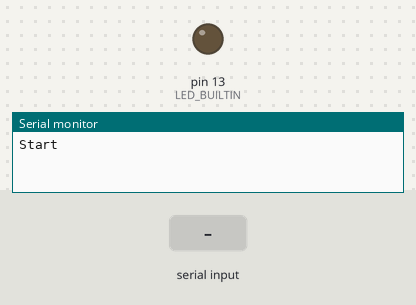
The sketch below on a simulated Arduino Mega 2560, built with avr-gcc and run on an emulated ATmega2560. Shown: output pins drawn as LEDs (lit = HIGH), the last lines printed to the serial monitor. The test bench sets the inputs (shaded band).

Above: at 1.2 s.
1.3 s: "1\n" received over the second serial link
At 2.5 s:
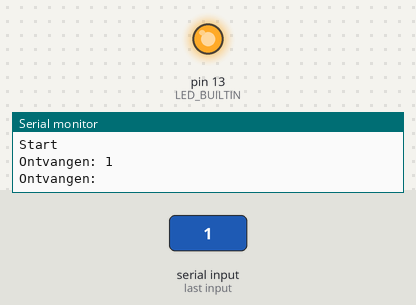
2.8 s: "0\n" received over the second serial link
At 3.6 s:
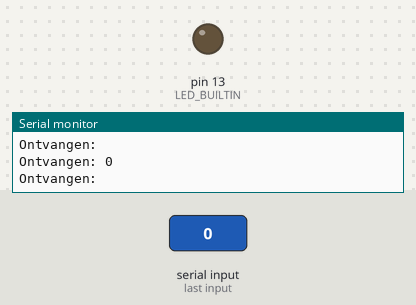
Timing chart, 0 to 5.8 s (numbered marks = the images above; inputs shaded):
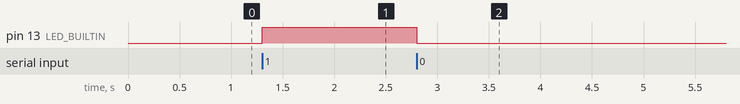

The sketch:

draadloze-communicatie-poc.ino
```cpp
// Draadloze communicatie proof of concept: HC-08 (BLE) op Serial1 van de Nano Every
// Smartphone -> Arduino: commando's  1 = LED aan, 0 = LED uit, ? = status opvragen
// Arduino -> smartphone: antwoord op elk commando + elke 2 s een statusbericht

const unsigned long STATUS_INTERVAL = 2000;
unsigned long lastStatus = 0;
unsigned long messageCount = 0;

void sendStatus() {
  messageCount++;
  Serial1.print("Status #");
  Serial1.print(messageCount);
  Serial1.print(" | LED: ");
  Serial1.print(digitalRead(LED_BUILTIN) ? "aan" : "uit");
  Serial1.print(" | uptime: ");
  Serial1.print(millis() / 1000);
  Serial1.println(" s");
}

void setup() {
  pinMode(LED_BUILTIN, OUTPUT);
  Serial.begin(115200);    // USB naar laptop (debug)
  Serial1.begin(9600);     // HC-08
  Serial.println("Start");
  Serial1.println("Arduino klaar");
}

void loop() {
  // 1. Ontvangen: smartphone -> Arduino
  while (Serial1.available() > 0) {
    char c = Serial1.read();
    switch (c) {
      case '1':
        digitalWrite(LED_BUILTIN, HIGH);
        Serial1.println("LED aan");
        break;
      case '0':
        digitalWrite(LED_BUILTIN, LOW);
        Serial1.println("LED uit");
        break;
      case '?':
        sendStatus();
        break;
      case '\r':
      case '\n':
        break;           // regeleinden negeren
      default:
        Serial1.print("Onbekend commando: ");
        Serial1.println(c);
    }
    Serial.print("Ontvangen: ");
    Serial.println(c);
  }

  // 2. Zenden: Arduino -> smartphone (elke 2 s)
  if (millis() - lastStatus >= STATUS_INTERVAL) {
    lastStatus = millis();
    sendStatus();
  }
}
```

Measured:
- after the input at 1.3 s, pin 13 (LED_BUILTIN): LOW → HIGH at once
- after the input at 2.8 s, pin 13 (LED_BUILTIN): HIGH → LOW at once
